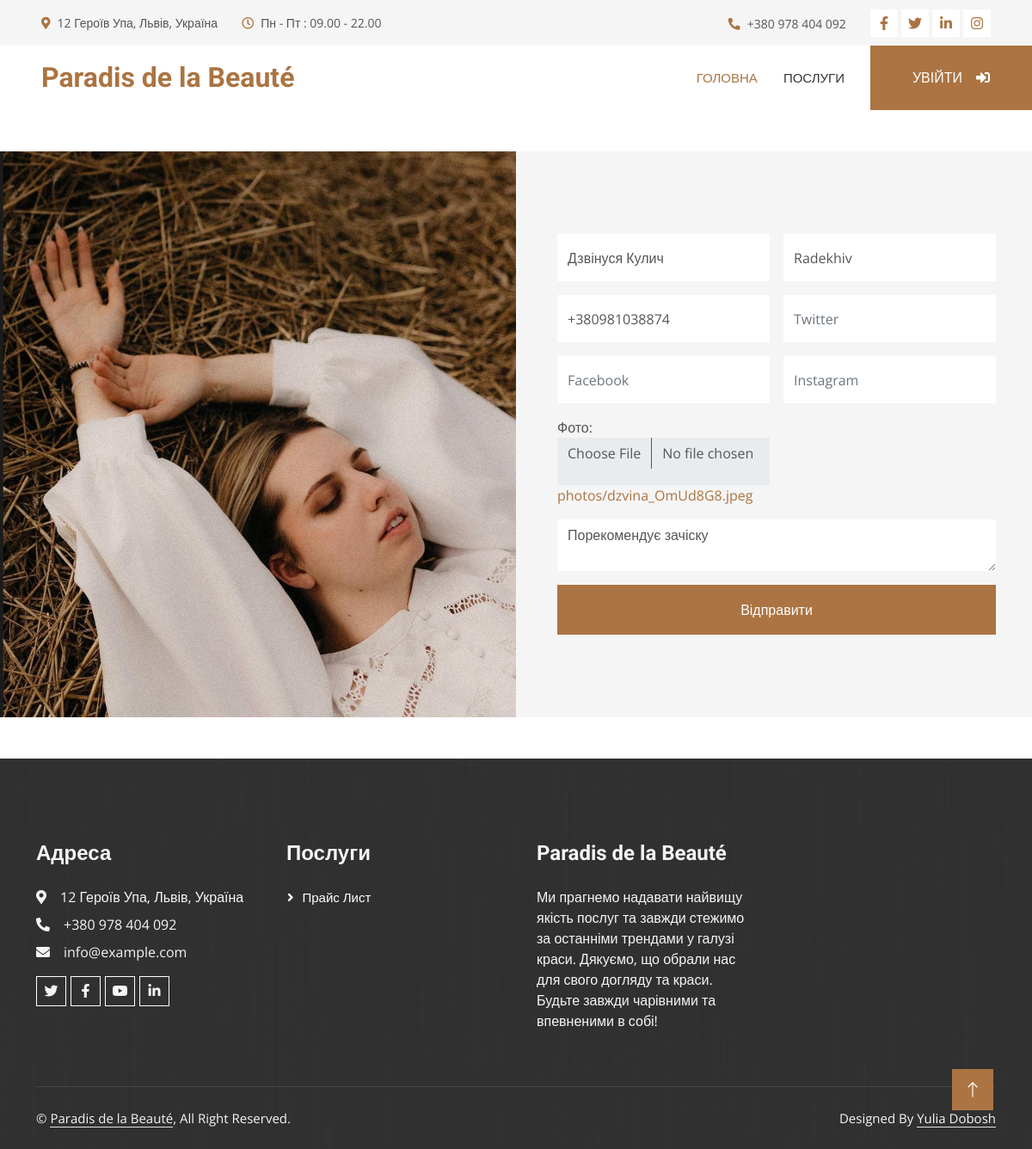
Page /edit/master/2/ on the committed database.
### paradis/models.py (models this page shows, shortened)
class Master(models.Model):
    full_name = models.CharField(max_length=255)
    bio = models.TextField(blank=True, null=True)
    address = models.CharField(max_length=255)
    photo = models.FileField(upload_to="photos/", blank=True, null=True)
    phone_number = models.CharField(max_length=20)
    email = models.EmailField()
    instagram = models.CharField(max_length=255, blank=True, null=True)
    twitter = models.CharField(max_length=255, blank=True, null=True)
    facebook = models.CharField(max_length=255, blank=True, null=True)
    user = models.ForeignKey(User, on_delete=models.CASCADE)
    is_confirmed = models.BooleanField(default=False)

### paradis/views.py (the view, shortened to what this page needs)
# urls.py: path("edit/<str:object_type>/<int:object_id>/", views.edit, name="edit"),
def edit(request, object_type, object_id):
    is_client, is_master, is_admin = user_type(request)
    masters = Master.objects.filter(is_confirmed=True)
    service_categories = ServiceCategory.objects.all()
    context = {
        "obj_type": object_type,
        "obj_id": object_id,
        "service_categories": service_categories,
        "masters": masters,
        "is_client": is_client,
        "is_master": is_master,
        "is_admin": is_admin,
    }
    if object_type == "master":
        obj = get_object_or_404(Master, pk=object_id)
        context["obj"] = obj
        return render(request, "public/edit_master.html", context)
    else:
        return error(request, "Invalid object_type")

### paradis/views.py (called while the page is built, shortened)
def user_type(request):
    user = request.user
    is_client = False
    is_master = False
    is_admin = False
    return is_client, is_master, is_admin

### templates/public/edit_master.html (shortened to what this page needs)
{% extends 'public/template/public_template.html' %}
{% load static %}
{% block main %}
  <div class="container-fluid bg-light overflow-hidden my-5 px-lg-0">
    <div class="container quote px-lg-0">
      <div class="row g-0 mx-lg-0">
        <div class="col-lg-6 ps-lg-0" style="min-height: 400px">
          <div class="position-relative h-100">
            <img class="position-absolute img-fluid w-100 h-100" src="{{ obj.photo.url }}" style="object-fit: cover" alt="" />
          </div>
        </div>
        <div class="col-lg-6 quote-text py-5 wow fadeIn" data-wow-delay="0.5s">
          <div class="p-lg-5 pe-lg-0">
            <form method="POST" action="{% url 'edit' object_type='master' object_id=obj_id %}" class="my-form" enctype="multipart/form-data">
              <div class="row g-3">
                <div class="col-12 col-sm-6">
                  <input type="text" class="form-control border-0" placeholder="Повне ім'я" style="height: 55px" name="full_name" id="full_name" value="{{ obj.full_name }}" />
                </div>
                <div class="col-12 col-sm-6">
                  <input type="text" class="form-control border-0" style="height: 55px" placeholder="Адреса" name="address" id="address" value="{{ obj.address }}" />
                </div>
                <div class="col-12 col-sm-6">
                  <input type="text" class="form-control border-0" style="height: 55px" placeholder="Номер телефону" name="phone_number" id="phone_number" value="{{ obj.phone_number }}" />
                </div>
                <div class="col-12 col-sm-6">
                  {% if obj.twitter %}
                    <input type="text" class="form-control border-0" style="height: 55px" placeholder="Twitter" name="twitter" id="twitter" value="{{ obj.twitter }}" />
                  {% else %}
                    <input type="text" class="form-control border-0" style="height: 55px" placeholder="Twitter" name="twitter" id="twitter" />
                  {% endif %}
                </div>
                <div class="col-12 col-sm-6">
                  {% if obj.facebook %}
                    <input type="text" class="form-control border-0" style="height: 55px" placeholder="Facebook" name="facebook" id="facebook" value="{{ obj.facebook }}" />
                  {% else %}
                    <input type="text" class="form-control border-0" style="height: 55px" placeholder="Facebook" name="facebook" id="facebook" />
                  {% endif %}
                </div>
                <div class="col-12 col-sm-6">
                  {% if obj.instagram %}
                    <input type="text" class="form-control border-0" style="height: 55px" placeholder="Instagram" name="instagram" id="instagram" value="{{ obj.instagram }}" />
                  {% else %}
                    <input type="text" class="form-control border-0" style="height: 55px" placeholder="Instagram" name="instagram" id="instagram" />
                  {% endif %}
                </div>
                <div class="col-12 col-sm-6">
                  <label for="file">Фото:</label>
                  <input type="file" class="form-control border-0" style="height: 55px" id="fileInput" name="photo" onchange="loadNewFile(event)" />
                  <a id="fileLink" href="{{ obj.photo.url }}">{{ obj.photo.name }}</a>
                </div>
                <div class="col-12">
                  <textarea class="form-control border-0" placeholder="Про себе" name="bio" id="bio">{{ obj.bio }}</textarea>
                </div>
                <div class="col-12">
                  <button class="btn btn-primary w-100 py-3" type="submit">Відправити</button>
                </div>
              </div>
            </form>
          </div>
        </div>
      </div>
    </div>
  </div>
{% endblock %}

### static/assets/css/style.css (style rules this page uses)
:root { --primary: #AB7442; --light: #F5F5F5; --dark: #353535; }
.btn { font-weight: 500; transition: .5s; }
.btn.btn-primary, .btn.btn-secondary { color: #FFFFFF; }
@media (min-width: 992px) { .container.quote { max-width: 100% !important; } }
@media (min-width: 992px) { .quote-text { padding-right: calc(((100% - 960px) / 2) + .75rem); } }
@media (min-width: 1200px) { .quote-text { padding-right: calc(((100% - 1140px) / 2) + .75rem); } }

### rows in the picture
Master: photo (picture), full_name "Дзвінуся Кулич", address "Radekhiv", phone_number "+380981038874", photo.name "photos/dzvina_OmUd8G8.jpeg", bio "Порекомендує зачіску"
